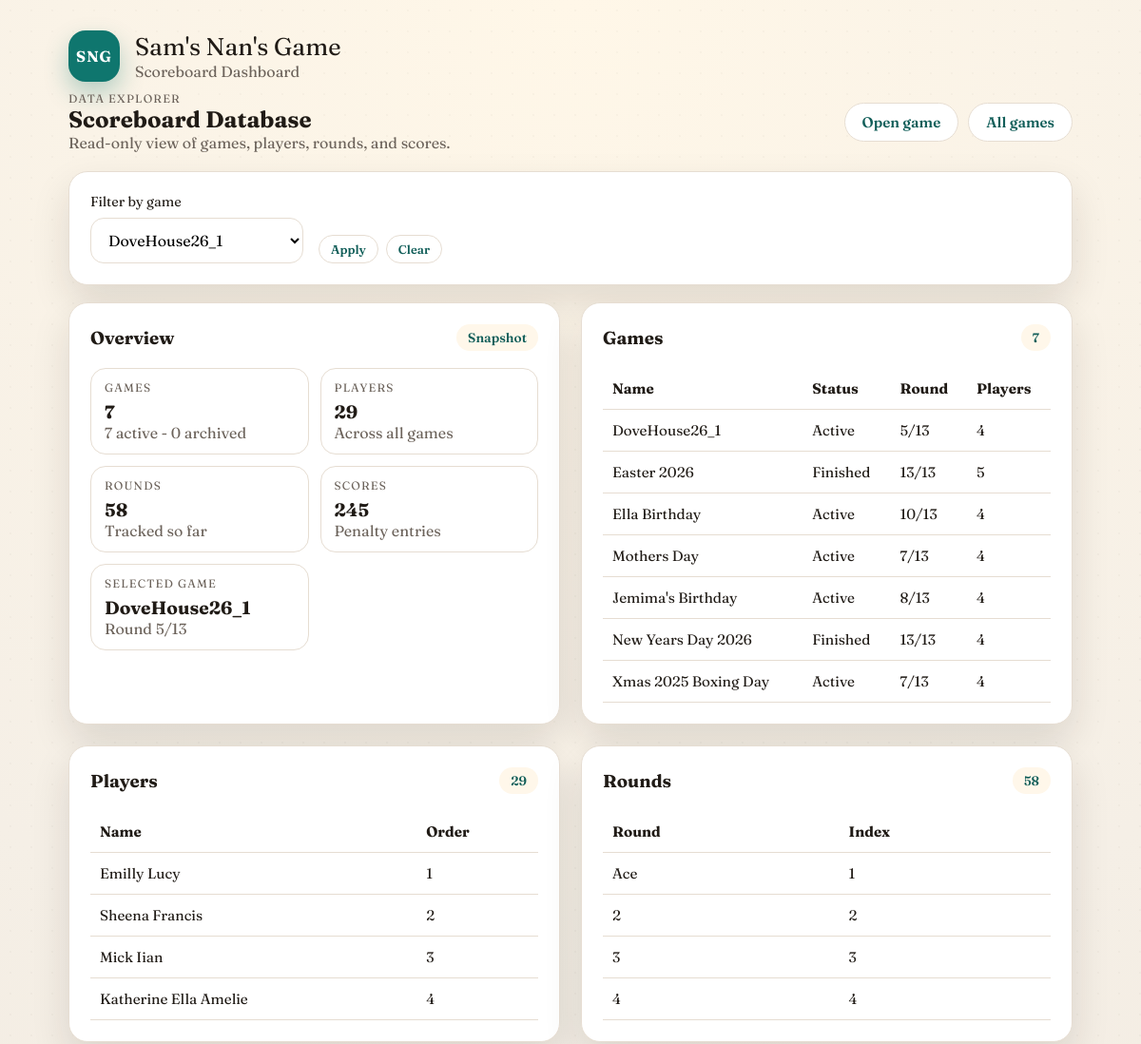
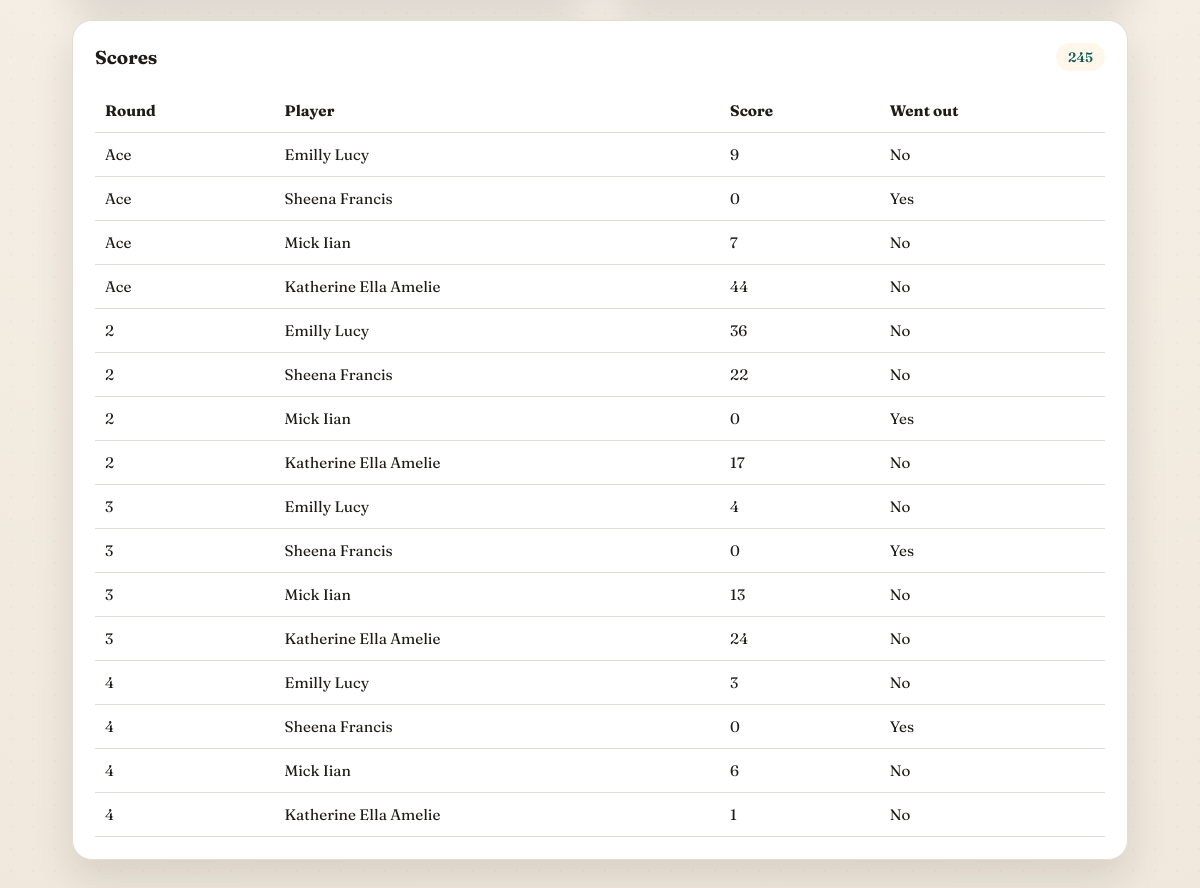
/explorer?game_id=7, run on an earlier commit of the app's database (2 pictures, top to bottom).
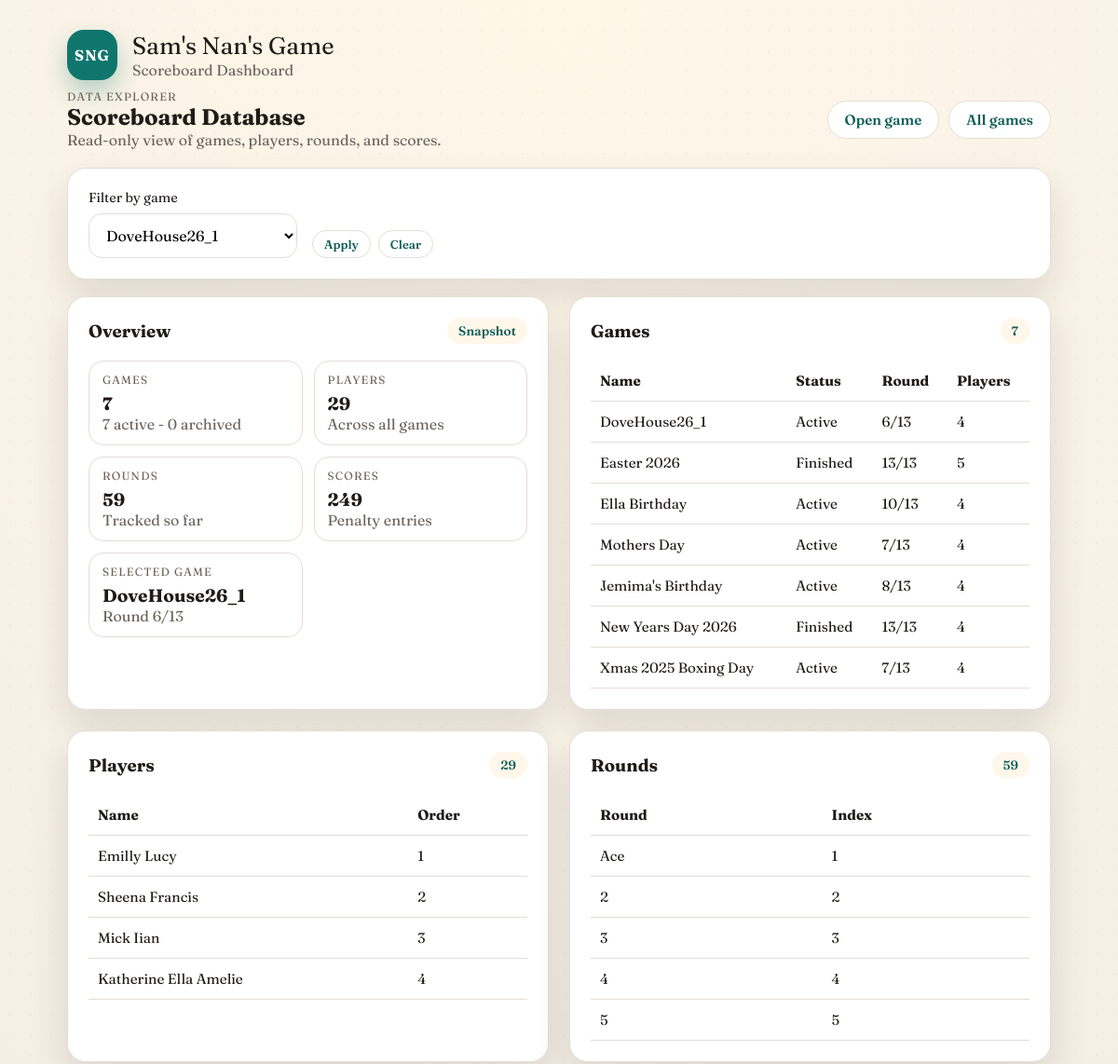
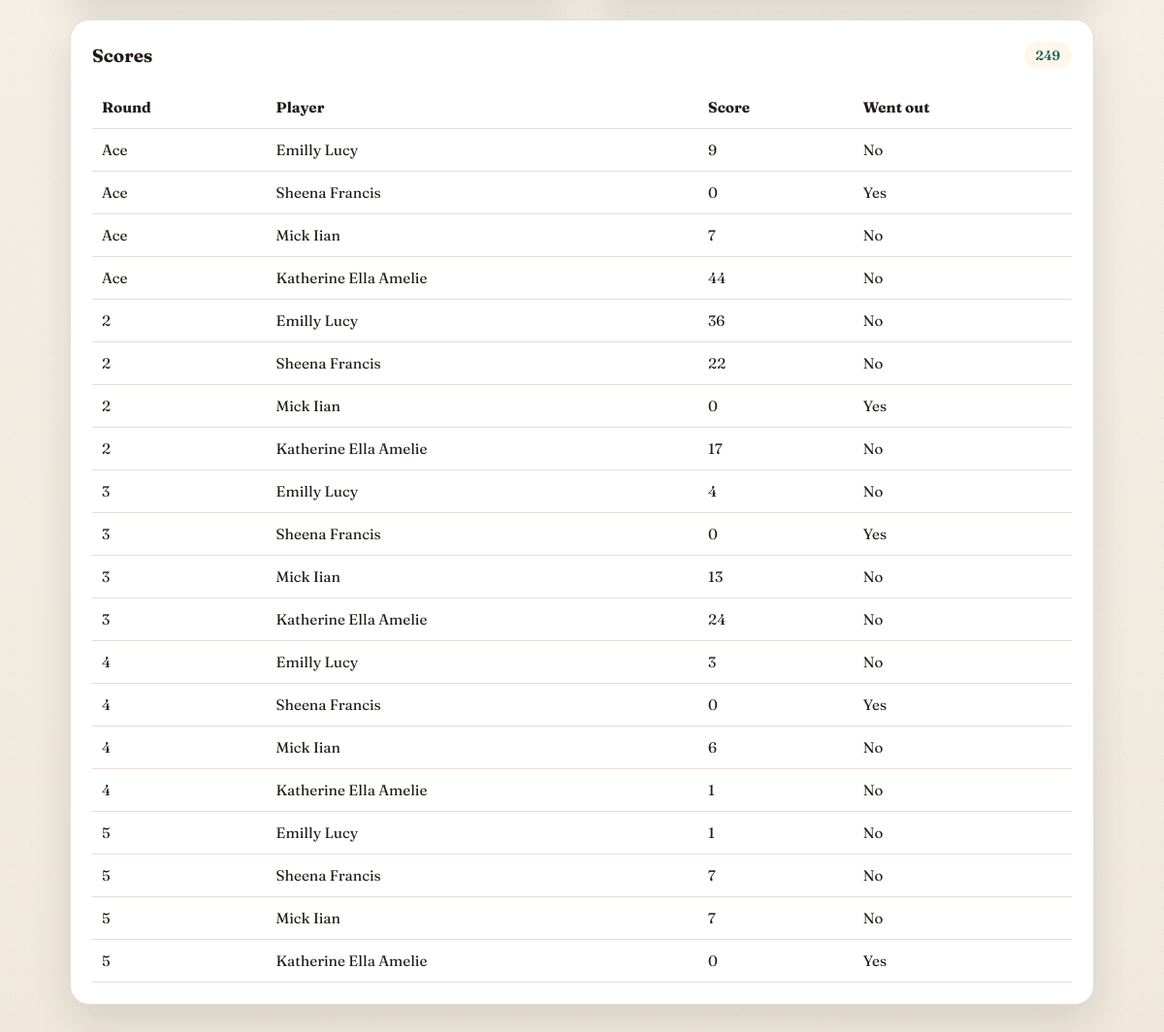
And on a later commit of the database (2 pictures, top to bottom).
### models.py (models this page shows)
class Game(db.Model):
    __tablename__ = "games"
    id = db.Column(db.Integer, primary_key=True)
    name = db.Column(db.String(120), nullable=False)
    current_round_index = db.Column(db.Integer, nullable=False, default=1)
    finished = db.Column(db.Boolean, nullable=False, default=False)
    archived = db.Column(db.Boolean, nullable=False, default=False)
    created_at = db.Column(db.DateTime, default=datetime.utcnow)
    players = db.relationship(
        "Player",
        back_populates="game",
        order_by="Player.sort_order",
        cascade="all, delete-orphan",
    )
    rounds = db.relationship(
        "Round",
        back_populates="game",
        order_by="Round.round_index",
        cascade="all, delete-orphan",
    )

class Player(db.Model):
    __tablename__ = "players"
    id = db.Column(db.Integer, primary_key=True)
    game_id = db.Column(db.Integer, db.ForeignKey("games.id"), nullable=False)
    person_id = db.Column(db.Integer, db.ForeignKey("persons.id"), nullable=True)
    name = db.Column(db.String(80), nullable=False)
    sort_order = db.Column(db.Integer, nullable=False)
    created_at = db.Column(db.DateTime, default=datetime.utcnow)
    game = db.relationship("Game", back_populates="players")
    person = db.relationship("Person", back_populates="players")
    round_scores = db.relationship(
        "RoundScore",
        back_populates="player",
        cascade="all, delete-orphan",
    )

class Round(db.Model):
    __tablename__ = "rounds"
    id = db.Column(db.Integer, primary_key=True)
    game_id = db.Column(db.Integer, db.ForeignKey("games.id"), nullable=False)
    round_index = db.Column(db.Integer, nullable=False)
    round_name = db.Column(db.String(20), nullable=False)
    created_at = db.Column(db.DateTime, default=datetime.utcnow)
    game = db.relationship("Game", back_populates="rounds")
    scores = db.relationship(
        "RoundScore",
        back_populates="round",
        cascade="all, delete-orphan",
    )
    __table_args__ = (
        db.UniqueConstraint("game_id", "round_index", name="uq_round_game_index"),
    )

class RoundScore(db.Model):
    __tablename__ = "round_scores"
    id = db.Column(db.Integer, primary_key=True)
    round_id = db.Column(db.Integer, db.ForeignKey("rounds.id"), nullable=False)
    player_id = db.Column(db.Integer, db.ForeignKey("players.id"), nullable=False)
    score = db.Column(db.Integer, nullable=False)
    went_out = db.Column(db.Boolean, nullable=False, default=False)
    round = db.relationship("Round", back_populates="scores")
    player = db.relationship("Player", back_populates="round_scores")
    __table_args__ = (
        db.UniqueConstraint("round_id", "player_id", name="uq_score_round_player"),
    )

### app.py (the view)
@app.get("/explorer")
def explorer():
    selected_game_id = request.args.get("game_id", type=int)
    context = build_explorer_context(selected_game_id)
    if is_htmx_request():
        hx_target = request.headers.get("HX-Target")
        if hx_target == "explorer-body":
            return render_template("partials/explorer_content.html", **context)
        return render_template("partials/explorer_body.html", **context)
    return render_template("explorer.html", **context)

### app.py (called while the page is built)
def is_htmx_request():
    return request.headers.get("HX-Request") is not None

### templates/explorer.html
{% extends "base.html" %}
{% block content %}
  {% include "partials/explorer_body.html" %}
{% endblock %}

### templates/base.html (shortened to what this page needs)
<!doctype html>
<html lang="en">
  <head>
    <link rel="stylesheet" href="{{ url_for('static', filename='style.css') }}" />
  </head>
  <body>
    <header class="site-header">
      <div class="brand">
        <div class="brand-mark">SNG</div>
        <div>
          <div class="brand-title">Sam's Nan's Game</div>
          <div class="brand-subtitle">Scoreboard Dashboard</div>
        </div>
      </div>
    </header>
    <main id="app">
      {% block content %}{% endblock %}
    </main>
  </body>
</html>

### templates/partials/explorer_body.html
<section class="dashboard">
  <div class="dashboard-header">
    <div>
      <div class="eyebrow">Data Explorer</div>
      <h2>Scoreboard Database</h2>
      <div class="muted">Read-only view of games, players, rounds, and scores.</div>
    </div>
    <div class="inline-actions">
      {% if selected_game %}
        <a
          class="btn ghost"
          href="{{ url_for('game_view', game_id=selected_game.id) }}"
          hx-get="{{ url_for('game_view', game_id=selected_game.id) }}"
          hx-target="#app"
          hx-swap="innerHTML"
          hx-push-url="true"
        >Open game</a>
      {% endif %}
      <a
        class="btn ghost"
        href="/"
        hx-get="/"
        hx-target="#app"
        hx-swap="innerHTML"
        hx-push-url="true"
      >All games</a>
    </div>
  </div>
  <div id="explorer-body">
    {% include "partials/explorer_content.html" %}
  </div>
</section>

### templates/partials/explorer_content.html (shortened to what this page needs)
<div class="panel filter-panel">
  <form
    class="filter-bar"
    method="get"
    action="{{ url_for('explorer') }}"
    hx-get="{{ url_for('explorer') }}"
    hx-target="#explorer-body"
    hx-swap="innerHTML"
  >
    <label class="field">
      <span>Filter by game</span>
      <select name="game_id">
        {% for game in games %}
          <option value="{{ game.id }}" {% if selected_game and game.id == selected_game.id %}selected{% endif %}>
            {{ game.name }}
          </option>
        {% endfor %}
      </select>
    </label>
    <div class="filter-actions">
      <button type="submit" class="btn ghost small">Apply</button>
      {% if selected_game %}
        <a
          class="btn ghost small"
          href="{{ url_for('explorer') }}"
          hx-get="{{ url_for('explorer') }}"
          hx-target="#explorer-body"
          hx-swap="innerHTML"
        >Clear</a>
      {% endif %}
    </div>
  </form>
</div>
<div class="dashboard-grid explorer-grid">
  <div class="panel">
    <div class="panel-header">
      <h3>Overview</h3>
      <span class="tag">Snapshot</span>
    </div>
    <div class="insights-grid">
      <div class="stat-card">
        <div class="eyebrow">Games</div>
        <div class="stat-value">{{ game_count }}</div>
        <div class="muted">{{ active_games }} active - {{ archived_games }} archived</div>
      </div>
      <div class="stat-card">
        <div class="eyebrow">Players</div>
        <div class="stat-value">{{ player_count }}</div>
        <div class="muted">Across all games</div>
      </div>
      <div class="stat-card">
        <div class="eyebrow">Rounds</div>
        <div class="stat-value">{{ round_count }}</div>
        <div class="muted">Tracked so far</div>
      </div>
      <div class="stat-card">
        <div class="eyebrow">Scores</div>
        <div class="stat-value">{{ score_count }}</div>
        <div class="muted">Penalty entries</div>
      </div>
      {% if selected_game %}
        <div class="stat-card">
          <div class="eyebrow">Selected game</div>
          <div class="stat-value">{{ selected_game.name }}</div>
          <div class="muted">Round {{ selected_game.current_round_index }}/13</div>
        </div>
      {% endif %}
    </div>
  </div>
  <div class="panel">
    <div class="panel-header">
      <h3>Games</h3>
      <span class="tag">{{ game_count }}</span>
    </div>
    <div class="table-wrap">
      <table>
        <thead>
          <tr>
            <th>Name</th>
            <th>Status</th>
            <th>Round</th>
            <th>Players</th>
          </tr>
        </thead>
        <tbody>
          {% for summary in game_summaries %}
            <tr>
              <td>{{ summary.game.name }}</td>
              <td>
                {% if summary.game.archived %}
                  Archived
                {% elif summary.game.finished %}
                  Finished
                {% else %}
                  Active
                {% endif %}
              </td>
              <td>{{ summary.game.current_round_index }}/13</td>
              <td>{{ summary.player_count }}</td>
            </tr>
          {% else %}
            <tr>
              <td colspan="4" class="muted">No games yet.</td>
            </tr>
          {% endfor %}
        </tbody>
      </table>
    </div>
  </div>
  <div class="panel">
    <div class="panel-header">
      <h3>Players</h3>
      <span class="tag">{{ player_count }}</span>
    </div>
    <div class="table-wrap">
      <table>
        <thead>
          <tr>
            <th>Name</th>
            <th>Order</th>
          </tr>
        </thead>
        <tbody>
          {% for player in players %}
            <tr>
              <td>{{ player.name }}</td>
              <td>{{ player.sort_order + 1 }}</td>
            </tr>
          {% else %}
            <tr>
              <td colspan="{{ 2 if selected_game else 3 }}" class="muted">No players found.</td>
            </tr>
          {% endfor %}
        </tbody>
      </table>
    </div>
  </div>
  <div class="panel">
    <div class="panel-header">
      <h3>Rounds</h3>
      <span class="tag">{{ round_count }}</span>
    </div>
    <div class="table-wrap">
      <table>
        <thead>
          <tr>
            <th>Round</th>
            <th>Index</th>
          </tr>
        </thead>
        <tbody>
          {% for round_item in rounds %}
            <tr>
              <td>{{ round_item.round_name }}</td>
              <td>{{ round_item.round_index }}</td>
            </tr>
          {% else %}
            <tr>
              <td colspan="{{ 2 if selected_game else 3 }}" class="muted">No rounds found.</td>
            </tr>
          {% endfor %}
        </tbody>
      </table>
    </div>
  </div>
  <div class="panel wide">
    <div class="panel-header">
      <h3>Scores</h3>
      <span class="tag">{{ score_count }}</span>
    </div>
    <div class="table-wrap">
      <table>
        <thead>
          <tr>
            <th>Round</th>
            <th>Player</th>
            <th>Score</th>
            <th>Went out</th>
          </tr>
        </thead>
        <tbody>
          {% for score in scores %}
            <tr>
              <td>{{ score.round.round_name if score.round else '-' }}</td>
              <td>{{ score.player.name if score.player else '-' }}</td>
              <td>{{ score.score }}</td>
              <td>{{ 'Yes' if score.went_out else 'No' }}</td>
            </tr>
          {% else %}
            <tr>
              <td colspan="{{ 4 if selected_game else 5 }}" class="muted">No scores recorded.</td>
            </tr>
          {% endfor %}
        </tbody>
      </table>
    </div>
  </div>
</div>

### static/style.css (style rules this page uses)
:root { --bg: #f4efe7; --surface: #ffffff; --surface-strong: #fff7ea; --ink: #201b16; --muted: #6c635b; --accent: #0f766e; --accent-dark: #115e59; --highlight: #f59e0b; --danger: #b42318; --border: #e6ddd2; --shadow: 0 18px 40px rgba(32, 27, 22, 0.12); }
* { box-sizing: border-box; }
body { margin: 0; font-family: "Fraunces", "Georgia", serif; color: var(--ink); background: radial-gradient(circle at top, #fff7e8 0%, #f5efe6 50%, #f0e8dc 100%); min-height: 100vh; }
body::before { content: ""; position: fixed; inset: 0; background-image: radial-gradient(rgba(32, 27, 22, 0.06) 1px, transparent 0); background-size: 22px 22px; opacity: 0.4; pointer-events: none; z-index: -1; }
.site-header { padding: 32px 6vw 10px; }
.brand { display: flex; gap: 16px; align-items: center; }
.brand-mark { width: 54px; height: 54px; border-radius: 18px; display: grid; place-items: center; background: var(--accent); color: #fff; font-weight: 700; letter-spacing: 1px; box-shadow: 0 12px 26px rgba(15, 118, 110, 0.3); }
.brand-title { font-family: "Fraunces", "Georgia", serif; font-size: 1.6rem; }
.brand-subtitle { color: var(--muted); }
main { padding: 0 6vw 60px; }
h2, h3, h4 { margin: 0; font-family: "Fraunces", "Georgia", serif; }
.panel { background: var(--surface); border-radius: 20px; padding: 22px; border: 1px solid var(--border); box-shadow: var(--shadow); animation: fadeUp 0.4s ease; }
.panel-header { display: flex; align-items: center; justify-content: space-between; gap: 16px; margin-bottom: 18px; }
.tag { padding: 6px 12px; border-radius: 999px; background: var(--surface-strong); color: var(--accent-dark); font-size: 0.85rem; font-weight: 600; }
.eyebrow { text-transform: uppercase; letter-spacing: 0.1em; font-size: 0.75rem; color: var(--muted); }
.muted { color: var(--muted); }
.field { display: grid; gap: 8px; font-size: 0.9rem; }
.field input, .field select { padding: 12px 14px; border-radius: 14px; border: 1px solid var(--border); font-size: 1rem; font-family: inherit; background: #fff; }
.btn, button { padding: 10px 18px; border-radius: 999px; border: none; font-size: 0.95rem; font-weight: 600; cursor: pointer; transition: transform 0.2s ease, box-shadow 0.2s ease; font-family: inherit; text-decoration: none; display: inline-flex; align-items: center; justify-content: center; gap: 8px; }
.btn.ghost, button.ghost { background: #fff; border: 1px solid var(--border); color: var(--accent-dark); }
.btn.small, button.small { padding: 6px 12px; font-size: 0.8rem; }
.inline-actions { display: flex; flex-wrap: wrap; gap: 10px; }
.dashboard { display: grid; gap: 20px; }
.dashboard-header { display: flex; flex-wrap: wrap; gap: 16px; align-items: center; justify-content: space-between; }
.dashboard-grid { display: grid; grid-template-columns: repeat(3, minmax(0, 1fr)); gap: 22px; }
.panel.wide { grid-column: 1 / -1; }
.insights-grid { display: grid; gap: 12px; grid-template-columns: repeat(auto-fit, minmax(160px, 1fr)); margin-bottom: 18px; }
.stat-card { border-radius: 16px; padding: 12px 14px; border: 1px solid var(--border); background: #fff; }
.stat-value { font-size: 1.2rem; font-weight: 700; margin-top: 6px; }
.filter-panel { margin-bottom: 18px; }
.filter-bar { display: flex; flex-wrap: wrap; gap: 16px; align-items: flex-end; }
.filter-actions { display: flex; gap: 8px; }
.explorer-grid { grid-template-columns: repeat(2, minmax(0, 1fr)); }
.table-wrap { overflow-x: auto; }
table { width: 100%; border-collapse: collapse; font-size: 0.95rem; }
th, td { text-align: left; padding: 12px 10px; border-bottom: 1px solid var(--border); }

What changed in the data, as far as the page shows it:
changed Game "DoveHouse26_1": current_round_index "5" → "6"
added Round: round_name "5", round_index "5"
added RoundScore: round "5", player "Emilly Lucy", score "1", went_out "No"
added RoundScore: round "5", player "Sheena Francis", score "7", went_out "No"
added RoundScore: round "5", player "Mick Iian", score "7", went_out "No"
added RoundScore: round "5", player "Katherine Ella Amelie", score "0", went_out "Yes"
Also different on the page:
{{ round_count }}: "58" → "59"
{{ score_count }}: "245" → "249"
new list line: "DoveHouse26_1 6"
new list line: "Active /13 4"
list line gone: "DoveHouse26_1 5"
list line gone: "Active /13 4"
